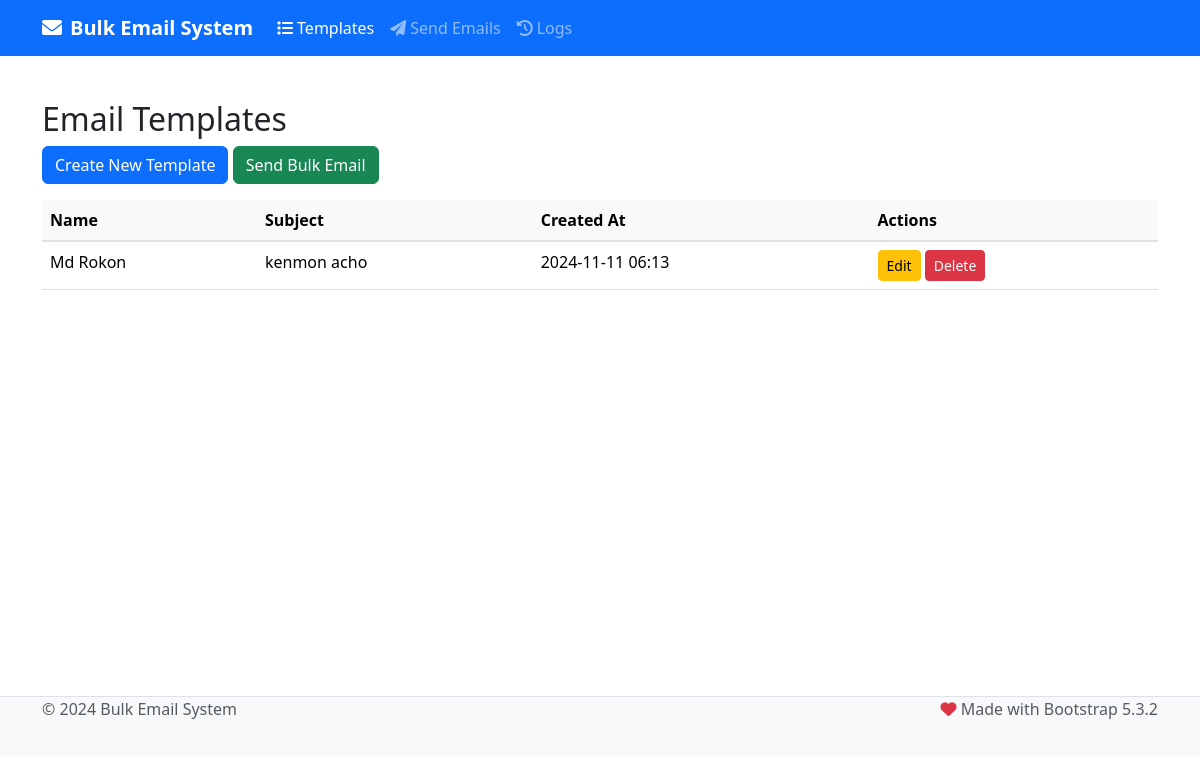
The app's page /, older data.
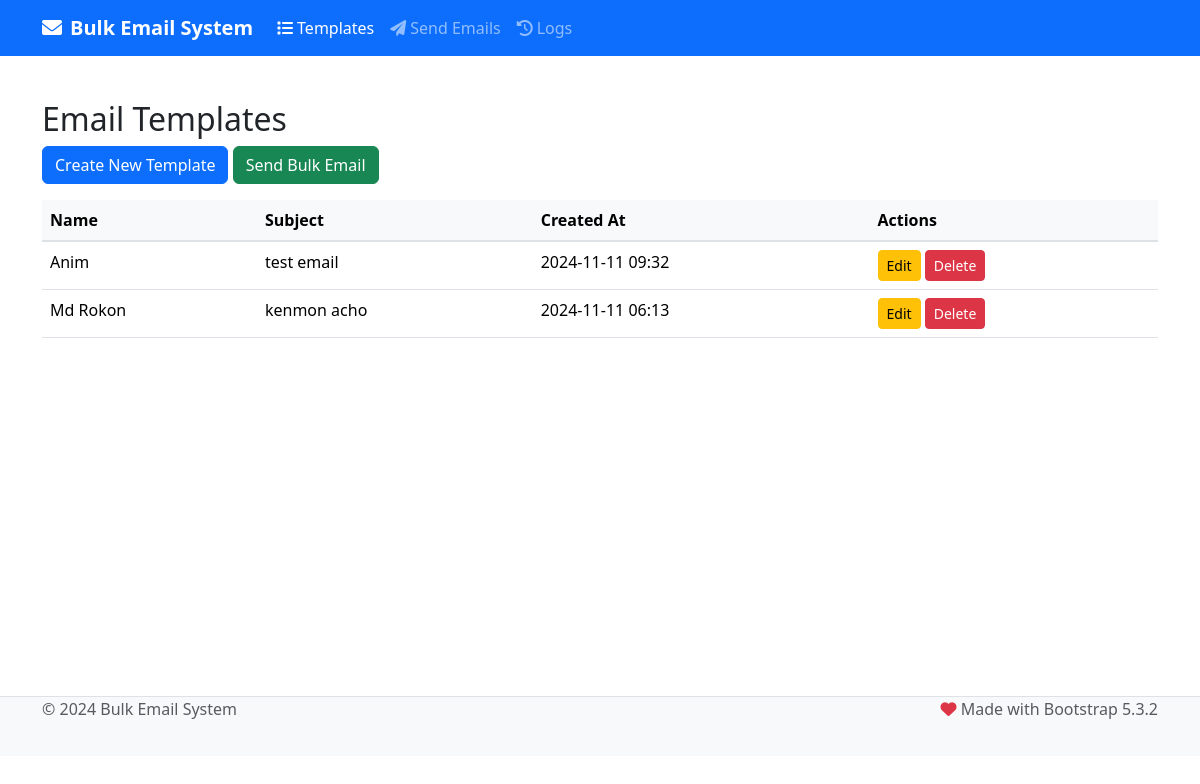
The same page, newer data.
### main/models.py (models this page shows, shortened)
class EmailTemplate(models.Model):
    name = models.CharField(max_length=100)
    subject = models.CharField(max_length=200)
    body = models.TextField()
    created_at = models.DateTimeField(auto_now_add=True)
    updated_at = models.DateTimeField(auto_now=True)

### main/views.py (the view)
# urls.py: path('', views.template_list, name='template_list'),
def template_list(request):
    templates = EmailTemplate.objects.all().order_by('-created_at')
    return render(request, 'emails/template_list.html', {'templates': templates})

### main/templates/emails/template_list.html
{% extends 'base.html' %}
{% block content %}
<div class="container mt-4">
    <h2>Email Templates</h2>
    <div class="mb-3">
        <a href="{% url 'template_create' %}" class="btn btn-primary">Create New Template</a>
        <a href="{% url 'send_bulk_email' %}" class="btn btn-success">Send Bulk Email</a>
    </div>
    <table class="table">
        <thead>
            <tr>
                <th>Name</th>
                <th>Subject</th>
                <th>Created At</th>
                <th>Actions</th>
            </tr>
        </thead>
        <tbody>
            {% for template in templates %}
            <tr>
                <td>{{ template.name }}</td>
                <td>{{ template.subject }}</td>
                <td>{{ template.created_at|date:"Y-m-d H:i" }}</td>
                <td>
                    <a href="{% url 'template_edit' template.id %}"
                       class="btn btn-warning btn-sm">Edit</a>
                    <a href="{% url 'template_delete' template.id %}"
                       class="btn btn-danger btn-sm">Delete</a>
                </td>
            </tr>
            {% endfor %}
        </tbody>
    </table>
</div>
{% endblock %}

Row changes from the older to the newer data that the page shows:
added EmailTemplate: name "Anim", subject "test email", created_at "2024-11-11 09:32"
